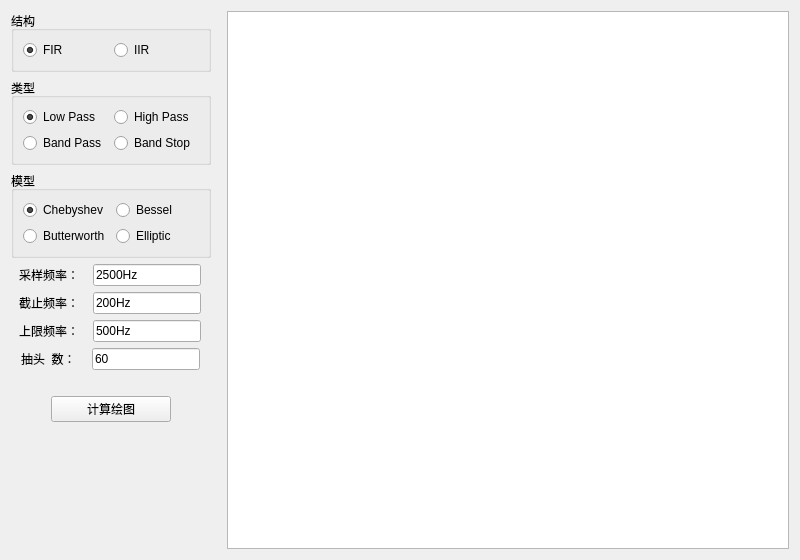
<?xml version="1.0" encoding="UTF-8"?>
<ui version="4.0">
 <class>SciFilter</class>
 <widget class="QWidget" name="SciFilter">
  <property name="geometry">
   <rect>
    <x>0</x>
    <y>0</y>
    <width>800</width>
    <height>560</height>
   </rect>
  </property>
  <property name="windowTitle">
   <string>SciFilter</string>
  </property>
  <layout class="QHBoxLayout" name="hLayout">
   <item>
    <layout class="QVBoxLayout" name="vLayout">
     <property name="sizeConstraint">
      <enum>QLayout::SetDefaultConstraint</enum>
     </property>
     <property name="rightMargin">
      <number>10</number>
     </property>
     <item>
      <widget class="QGroupBox" name="grpArch">
       <property name="sizePolicy">
        <sizepolicy hsizetype="Fixed" vsizetype="Preferred">
         <horstretch>0</horstretch>
         <verstretch>0</verstretch>
        </sizepolicy>
       </property>
       <property name="minimumSize">
        <size>
         <width>200</width>
         <height>0</height>
        </size>
       </property>
       <property name="title">
        <string>结构</string>
       </property>
       <layout class="QHBoxLayout" name="hLayoutArch">
        <item>
         <widget class="QRadioButton" name="chkFIR">
          <property name="text">
           <string>FIR</string>
          </property>
          <property name="checked">
           <bool>true</bool>
          </property>
         </widget>
        </item>
        <item>
         <widget class="QRadioButton" name="chkIIR">
          <property name="text">
           <string>IIR</string>
          </property>
         </widget>
        </item>
       </layout>
      </widget>
     </item>
     <item>
      <widget class="QGroupBox" name="grpType">
       <property name="sizePolicy">
        <sizepolicy hsizetype="Fixed" vsizetype="Preferred">
         <horstretch>0</horstretch>
         <verstretch>0</verstretch>
        </sizepolicy>
       </property>
       <property name="minimumSize">
        <size>
         <width>200</width>
         <height>0</height>
        </size>
       </property>
       <property name="title">
        <string>类型</string>
       </property>
       <layout class="QGridLayout" name="gLayoutType">
        <item row="0" column="0">
         <widget class="QRadioButton" name="chkLP">
          <property name="text">
           <string>Low Pass</string>
          </property>
          <property name="checked">
           <bool>true</bool>
          </property>
         </widget>
        </item>
        <item row="3" column="0">
         <widget class="QRadioButton" name="chkBP">
          <property name="text">
           <string>Band Pass</string>
          </property>
         </widget>
        </item>
        <item row="0" column="1">
         <widget class="QRadioButton" name="chkHP">
          <property name="text">
           <string>High Pass</string>
          </property>
         </widget>
        </item>
        <item row="3" column="1">
         <widget class="QRadioButton" name="chkBS">
          <property name="text">
           <string>Band Stop</string>
          </property>
         </widget>
        </item>
       </layout>
      </widget>
     </item>
     <item>
      <widget class="QGroupBox" name="grpModl">
       <property name="sizePolicy">
        <sizepolicy hsizetype="Fixed" vsizetype="Preferred">
         <horstretch>0</horstretch>
         <verstretch>0</verstretch>
        </sizepolicy>
       </property>
       <property name="minimumSize">
        <size>
         <width>200</width>
         <height>0</height>
        </size>
       </property>
       <property name="title">
        <string>模型</string>
       </property>
       <layout class="QGridLayout" name="gLayoutModl">
        <item row="1" column="0">
         <widget class="QRadioButton" name="chkButt">
          <property name="text">
           <string>Butterworth</string>
          </property>
         </widget>
        </item>
        <item row="0" column="0">
         <widget class="QRadioButton" name="chkCheb">
          <property name="text">
           <string>Chebyshev</string>
          </property>
          <property name="checked">
           <bool>true</bool>
          </property>
         </widget>
        </item>
        <item row="0" column="1">
         <widget class="QRadioButton" name="chkBess">
          <property name="text">
           <string>Bessel</string>
          </property>
         </widget>
        </item>
        <item row="1" column="1">
         <widget class="QRadioButton" name="chkElli">
          <property name="text">
           <string>Elliptic</string>
          </property>
         </widget>
        </item>
       </layout>
      </widget>
     </item>
     <item>
      <layout class="QHBoxLayout" name="hLayout1">
       <property name="sizeConstraint">
        <enum>QLayout::SetDefaultConstraint</enum>
       </property>
       <item>
        <widget class="QLabel" name="lblFsample">
         <property name="sizePolicy">
          <sizepolicy hsizetype="Fixed" vsizetype="Preferred">
           <horstretch>0</horstretch>
           <verstretch>0</verstretch>
          </sizepolicy>
         </property>
         <property name="text">
          <string>采样频率：</string>
         </property>
        </widget>
       </item>
       <item>
        <widget class="QLineEdit" name="linFsample">
         <property name="sizePolicy">
          <sizepolicy hsizetype="Fixed" vsizetype="Fixed">
           <horstretch>0</horstretch>
           <verstretch>0</verstretch>
          </sizepolicy>
         </property>
         <property name="text">
          <string>2500Hz</string>
         </property>
        </widget>
       </item>
      </layout>
     </item>
     <item>
      <layout class="QHBoxLayout" name="hLayout2">
       <item>
        <widget class="QLabel" name="lblFstop">
         <property name="sizePolicy">
          <sizepolicy hsizetype="Fixed" vsizetype="Preferred">
           <horstretch>0</horstretch>
           <verstretch>0</verstretch>
          </sizepolicy>
         </property>
         <property name="text">
          <string>截止频率：</string>
         </property>
        </widget>
       </item>
       <item>
        <widget class="QLineEdit" name="linFstop">
         <property name="sizePolicy">
          <sizepolicy hsizetype="Fixed" vsizetype="Fixed">
           <horstretch>0</horstretch>
           <verstretch>0</verstretch>
          </sizepolicy>
         </property>
         <property name="text">
          <string>200Hz</string>
         </property>
        </widget>
       </item>
      </layout>
     </item>
     <item>
      <layout class="QHBoxLayout" name="hLayout3">
       <item>
        <widget class="QLabel" name="lblHlimit">
         <property name="sizePolicy">
          <sizepolicy hsizetype="Fixed" vsizetype="Preferred">
           <horstretch>0</horstretch>
           <verstretch>0</verstretch>
          </sizepolicy>
         </property>
         <property name="text">
          <string>上限频率：</string>
         </property>
        </widget>
       </item>
       <item>
        <widget class="QLineEdit" name="linHlimit">
         <property name="sizePolicy">
          <sizepolicy hsizetype="Fixed" vsizetype="Fixed">
           <horstretch>0</horstretch>
           <verstretch>0</verstretch>
          </sizepolicy>
         </property>
         <property name="text">
          <string>500Hz</string>
         </property>
        </widget>
       </item>
      </layout>
     </item>
     <item>
      <layout class="QHBoxLayout" name="hLayout4">
       <item>
        <widget class="QLabel" name="lblNtap">
         <property name="sizePolicy">
          <sizepolicy hsizetype="Fixed" vsizetype="Preferred">
           <horstretch>0</horstretch>
           <verstretch>0</verstretch>
          </sizepolicy>
         </property>
         <property name="text">
          <string>抽头  数：</string>
         </property>
        </widget>
       </item>
       <item>
        <widget class="QLineEdit" name="linNtap">
         <property name="sizePolicy">
          <sizepolicy hsizetype="Fixed" vsizetype="Fixed">
           <horstretch>0</horstretch>
           <verstretch>0</verstretch>
          </sizepolicy>
         </property>
         <property name="text">
          <string>60</string>
         </property>
        </widget>
       </item>
      </layout>
     </item>
     <item>
      <layout class="QHBoxLayout" name="hLayout5">
       <property name="topMargin">
        <number>20</number>
       </property>
       <property name="bottomMargin">
        <number>10</number>
       </property>
       <item>
        <widget class="QPushButton" name="btnCalc">
         <property name="sizePolicy">
          <sizepolicy hsizetype="Fixed" vsizetype="Fixed">
           <horstretch>0</horstretch>
           <verstretch>0</verstretch>
          </sizepolicy>
         </property>
         <property name="minimumSize">
          <size>
           <width>120</width>
           <height>0</height>
          </size>
         </property>
         <property name="text">
          <string>计算绘图</string>
         </property>
        </widget>
       </item>
      </layout>
     </item>
     <item>
      <spacer name="vSpacer">
       <property name="orientation">
        <enum>Qt::Vertical</enum>
       </property>
       <property name="sizeHint" stdset="0">
        <size>
         <width>20</width>
         <height>40</height>
        </size>
       </property>
      </spacer>
     </item>
    </layout>
   </item>
   <item>
    <widget class="QGraphicsView" name="gView"/>
   </item>
  </layout>
 </widget>
 <resources/>
 <connections/>
</ui>
